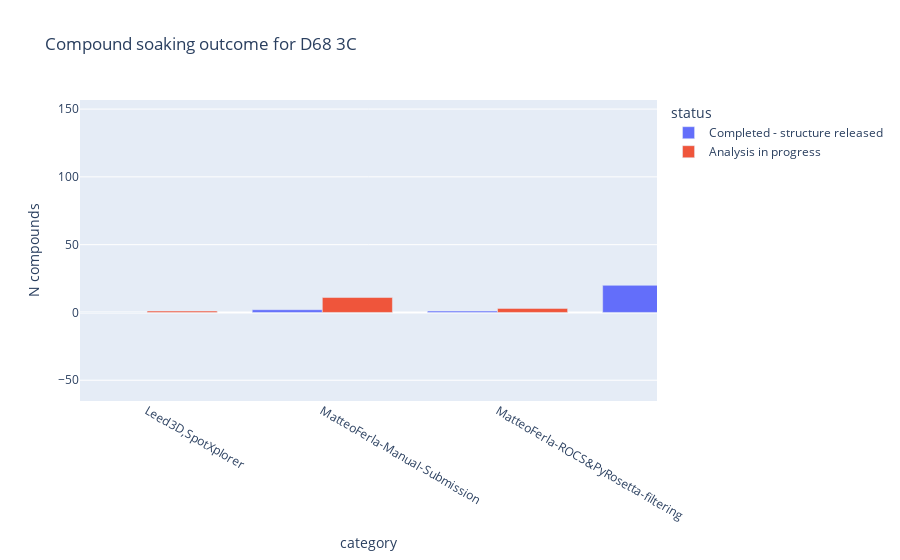

Notebook cell for this chart:
### Code cell
fig = px.bar(pivotted.transpose()[['Completed - structure released', 'Analysis in progress']],
      title='Compound soaking outcome for D68 3C'
      )
fig.update_layout(barmode='group')
fig.update_layout(yaxis=dict(title='N compounds'), xaxis=dict(title='category'))

fig

### Figure 1 — Plotly figure (JSON) as saved in the notebook; plotly's stock layout.template omitted (floating-point values rounded to 4 significant figures)
{"data": [{"alignmentgroup": "True", "hovertemplate": "status=Completed - structure released<br>fragment_notes=%{x}<br>value=%{y}<extra></extra>", "legendgroup": "Completed - structure released", "marker": {"color": "#636efa", "pattern": {"shape": ""}}, "name": "Completed - structure released", "offsetgroup": "Completed - structure released", "orientation": "v", "showlegend": true, "textposition": "auto", "type": "bar", "x": ["CovHetFrags", "DSiPoised", "DSiPoised,Euopen", "DSiPoised,Leed3D", "Euopen", "Invalid SMILES", "Leed3D", "Leed3D,SpotXplorer", "MatteoFerla-Manual-Submission", "MatteoFerla-ROCS&PyRosetta-filtering", "Postera", "Other P2", "PepLite", "SpotXplorer", "York3D"], "xaxis": "x", "y": [5, 55, 0, 0, 0, 0, 8, 0, 2, 1, 20, 0, 0, 17, 8], "yaxis": "y"}, {"alignmentgroup": "True", "hovertemplate": "status=Analysis in progress<br>fragment_notes=%{x}<br>value=%{y}<extra></extra>", "legendgroup": "Analysis in progress", "marker": {"color": "#EF553B", "pattern": {"shape": ""}}, "name": "Analysis in progress", "offsetgroup": "Analysis in progress", "orientation": "v", "showlegend": true, "textposition": "auto", "type": "bar", "x": ["CovHetFrags", "DSiPoised", "DSiPoised,Euopen", "DSiPoised,Leed3D", "Euopen", "Invalid SMILES", "Leed3D", "Leed3D,SpotXplorer", "MatteoFerla-Manual-Submission", "MatteoFerla-ROCS&PyRosetta-filtering", "Postera", "Other P2", "PepLite", "SpotXplorer", "York3D"], "xaxis": "x", "y": [70, 523, 1, 14, 11, 8, 60, 1, 11, 3, 693, 39, 1, 64, 90], "yaxis": "y"}], "layout": {"autosize": true, "barmode": "group", "dragmode": "zoom", "legend": {"title": {"text": "status"}, "tracegroupgap": 0}, "title": {"text": "Compound soaking outcome for D68 3C"}, "xaxis": {"anchor": "y", "autorange": false, "domain": [0, 1], "range": [6.617, 9.91], "title": {"text": "category"}, "type": "category"}, "yaxis": {"anchor": "x", "autorange": false, "domain": [0, 1], "range": [-65.32, 156.7], "title": {"text": "N compounds"}, "type": "linear"}}}
